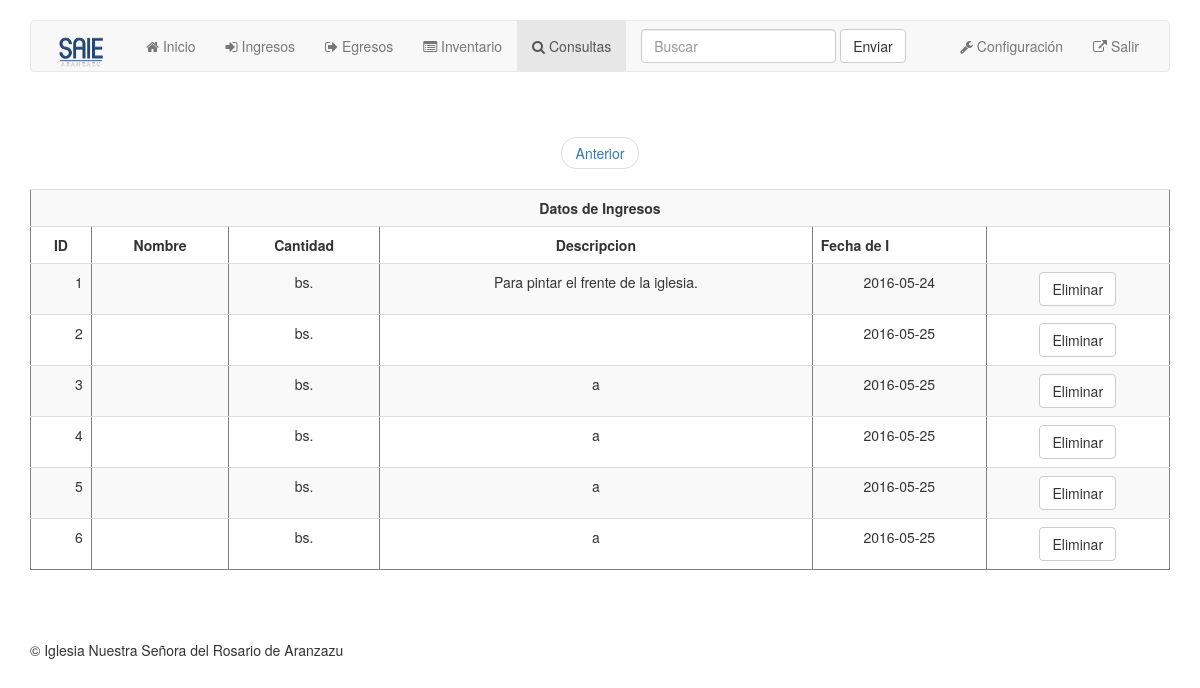
Screenshot of /ehistdinero.php (signed in) with the database file from the repository.
### tables this page shows
CREATE TABLE `egresos` (
  `id` int(11) NOT NULL,
  `titulo` varchar(50) NOT NULL,
  `id_categoria` int(11) NOT NULL,
  `cantidad_dinero` int(11) NOT NULL,
  `cantidad_alimento` int(11) NOT NULL,
  `descripcion` varchar(400) NOT NULL,
  `fecha` date NOT NULL
);

### ehistdinero.php (the view, shortened to what this page needs)
<?php
    if (isset($_SESSION['usuario'])) {
?>
<!doctype html>
<html lang="es">
<head>
    <link rel="stylesheet" href="assets/css/normalize.css">
    <link rel="stylesheet" href="assets/css/bootstrap.min.css">
    <link rel="stylesheet" href="assets/css/main.css">
    <link rel="stylesheet" href="assets/css/font-awesome.min.css">
</head>
<body>
    <div class="container">
        <nav class="navbar navbar-default">
            <div class="container-fluid">
                <div class="navbar-header">
                    <a class="navbar-brand" href="index.php">
                        <img src="assets/images/logo.png" class="image-responsive" style="max-width: 70px" alt="">
                    </a>
                </div>
                <div id="navbar" class="navbar-collapse collapse">
                    <ul class="nav navbar-nav">
                        <li>
                            <a href="index.php"> <i class="fa fa-home"></i> Inicio</a>
                        </li>
                        <li>
                            <a href="ingresos.php"> <i class="fa fa-sign-in"></i> Ingresos</a>
                        </li>
                        <li>
                            <a href="egresos.php"> <i class="fa fa-sign-out"></i> Egresos</a>
                        </li>
                        <li>
                            <a href="inventario.php"> <i class="fa fa-list-alt"></i> Inventario</a>
                        </li>
                        <li class="active">
                            <a href="consultas.php"> <i class="fa fa-search"></i> Consultas</a>
                        </li>
                    </ul>
                    <form class="navbar-form navbar-left" role="search">
                        <div class="form-group">
                            <input type="text" class="form-control" placeholder="Buscar ">
                        </div>
                        <button type="submit" class="btn btn-default">Enviar</button>
                    </form>
                    <ul class="nav navbar-nav navbar-right">
                        <li>
                            <a href="#"> <i class="fa fa-wrench"></i> Configuración</a>
                        </li>
                        <li>
                            <a href="logout.php"> <i class="fa fa-external-link"></i> Salir</a>
                        </li>
                    </ul>
                </div>
            </div>
        </nav>
        <br>
        <br>
        <div>
            <ul class="pager">
                <li><a href="edinconsulta.php">Anterior</a></li>
            </ul>
        </div>
        <?php
            $sql="select * from egresos";
            $result= mysql_query($sql) or die(mysql_error());
            echo "<table class='table table-striped custab text-center' border=1 cellpadding=4 cellspacing=0>";
             echo "<tr>
                     <th class='text-center' colspan=6> Datos de Ingresos </th>
                   <tr>
                     <th class='text-center' > ID </th>
                     <th class='text-center'> Nombre </th>
                     <th class='text-center'> Cantidad </th>
                     <th class='text-center'> Descripcion </th>
                     <th> Fecha de I </th>
                     <th></th>
                  </tr>";
            while($row=mysql_fetch_array($result))
            {
             echo "<tr>
                     <td align='right'> $row[id] </td>
                     <td> $row[nombre] </td>
                     <td> $row[cantidad] bs. </td>
                     <td> $row[descripcion] </td>
                     <td> $row[fecha] </td>
                     <td><form method='post' action='eliminar.php'> \n
                    <input type='submit' value='Eliminar' class='btn btn-default text-center'>
                    </form></td>
                  </tr>";
            }
            echo "</table>";
        ?>
</div>
    <footer class="footer">
        <div class="container">
            &copy; Iglesia Nuestra Señora del Rosario de Aranzazu
        </div>
    </footer>
</body>
<?php
    }else{
        echo '<script> window.location="login.php"; </script>';
    }
?>

### assets/css/main.css (style rules this page uses)
html { color: #222; font-size: 1em; line-height: 1.4; }
audio, canvas, iframe, img, svg, video { vertical-align: middle; }
body { padding-top: 20px; padding-bottom: 20px; }
.navbar { margin-bottom: 5px; }
.carousel, .item, .active { height: 100%; }
footer { margin: 50px 0; }

### rows the page displays
egresos: id "1", descripcion "Para pintar el frente de la iglesia.", fecha "2016-05-24"
egresos: id "2", fecha "2016-05-25"
egresos: id "3", descripcion "a", fecha "2016-05-25"
egresos: id "4", descripcion "a", fecha "2016-05-25"
egresos: id "5", descripcion "a", fecha "2016-05-25"
egresos: id "6", descripcion "a", fecha "2016-05-25"
